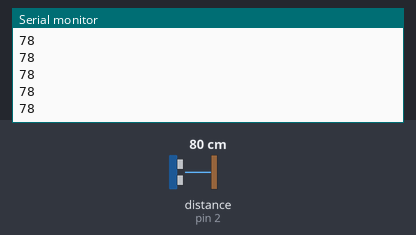
The sketch below on a simulated Arduino Uno, built with avr-gcc and run on an emulated ATmega328P. Shown: the last lines printed to the serial monitor. Wiring (inferred from the names in the program): ultrasonic range finder: trigger pin 3; echo pin 2. The inputs (shaded band) are chosen by the test bench; at power-on: distance to the obstacle (sensor on pin 2) 80 cm. The echo pulse lasts 58.3 µs per cm; storage starts empty.

Above: at 1.2 s.
1.3 s: distance to the obstacle (sensor on pin 2) set to 2 cm
At 2.3 s:
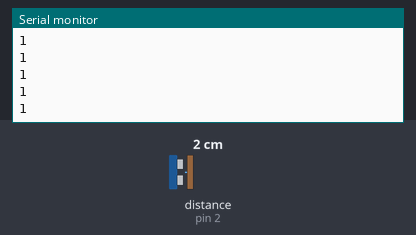
2.8 s: distance to the obstacle (sensor on pin 2) set to 4 cm
At 3.5 s:
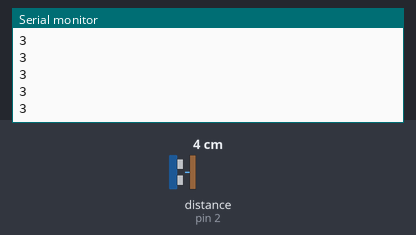
Timing chart, 0 to 5.8 s (numbered marks = the images above; inputs shaded):
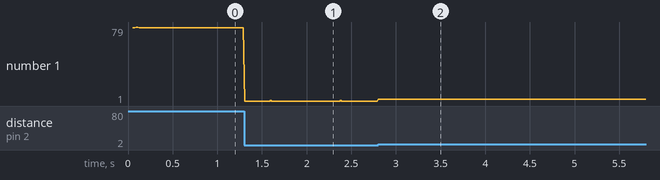

Measured:
- after the input at 1.3 s, the serial monitor: prints a new line at once (image 1)
- after the input at 2.8 s, the serial monitor: prints a new line at once (image 2)
- plotted number 1: 78 → 1 after the input at 1.3 s, 1 → 3 after the input at 2.8 s

The sketch:

RecordUS_data.ino
```cpp
#include <SPI.h>
#include <SD.h>

#define echoPin 2
#define trigPin 3

long duration;
int distance;

const int chipSelect = 5;
File Textdatei;

void setup() {
  pinMode(trigPin, OUTPUT);
  pinMode(echoPin, INPUT);
  Serial.begin(9600);

  if (!SD.begin(5)) {
    Serial.println("Initialisierung fehlgeschlagen!");
    return;
  }
  SD.remove("us_data.txt");
  Serial.println("Initialisierung abgeschlossen");
}

void loop() {
  digitalWrite(trigPin, LOW);
  delayMicroseconds(2);
  digitalWrite(trigPin, HIGH);
  delayMicroseconds(10);
  digitalWrite(trigPin, LOW);
  duration = pulseIn(echoPin, HIGH);
  distance = duration * 0.034 / 2;
  Serial.println(distance);

  Textdatei = SD.open("us_data.txt", FILE_WRITE);
  if (Textdatei)
  {
    Textdatei.println(distance);
    Textdatei.close();
  }
  else
  {
    Serial.println("Textdatei konnte gefunden werden");
  }
}
```
